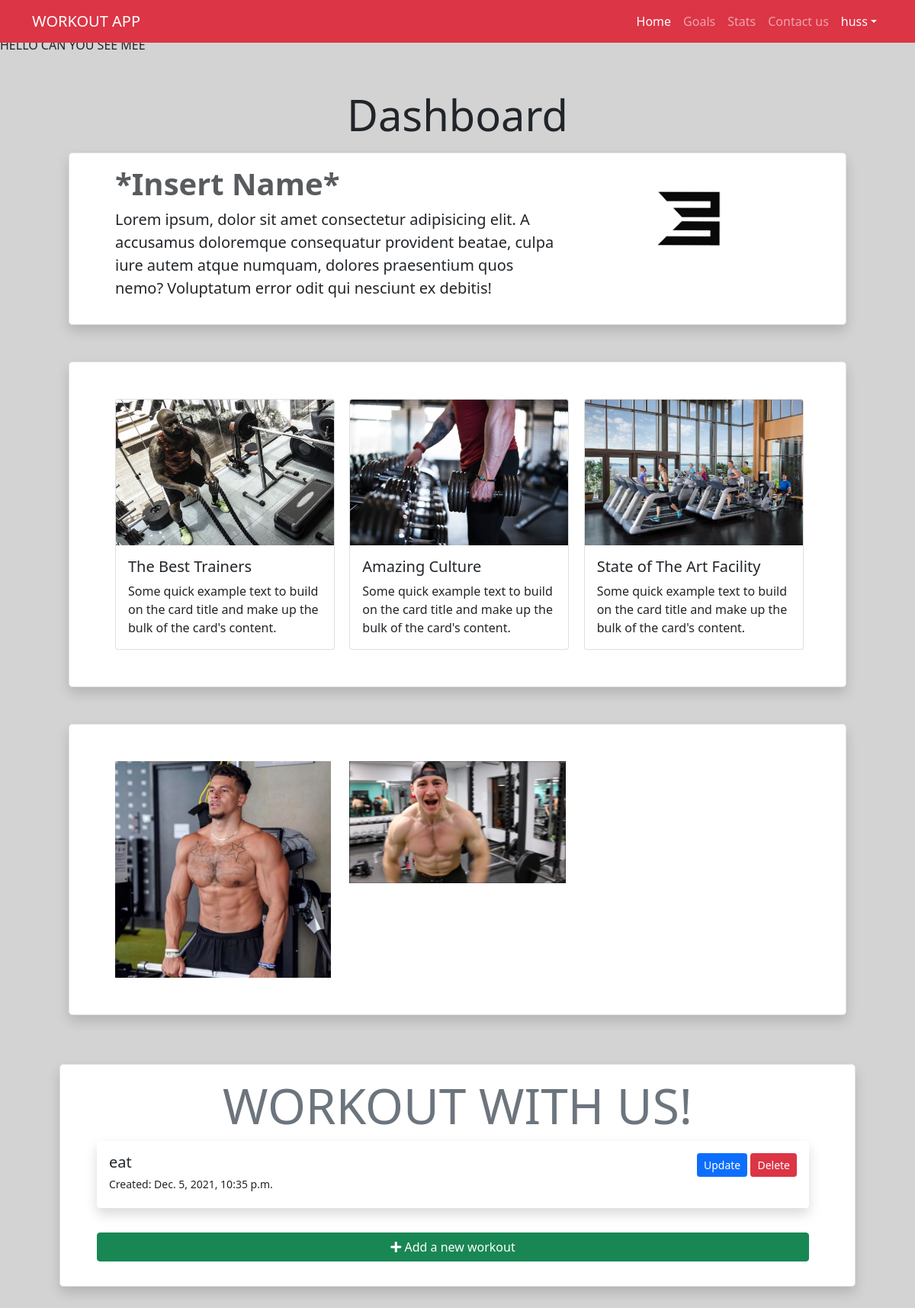
Before: / (signed in) with the older database file.
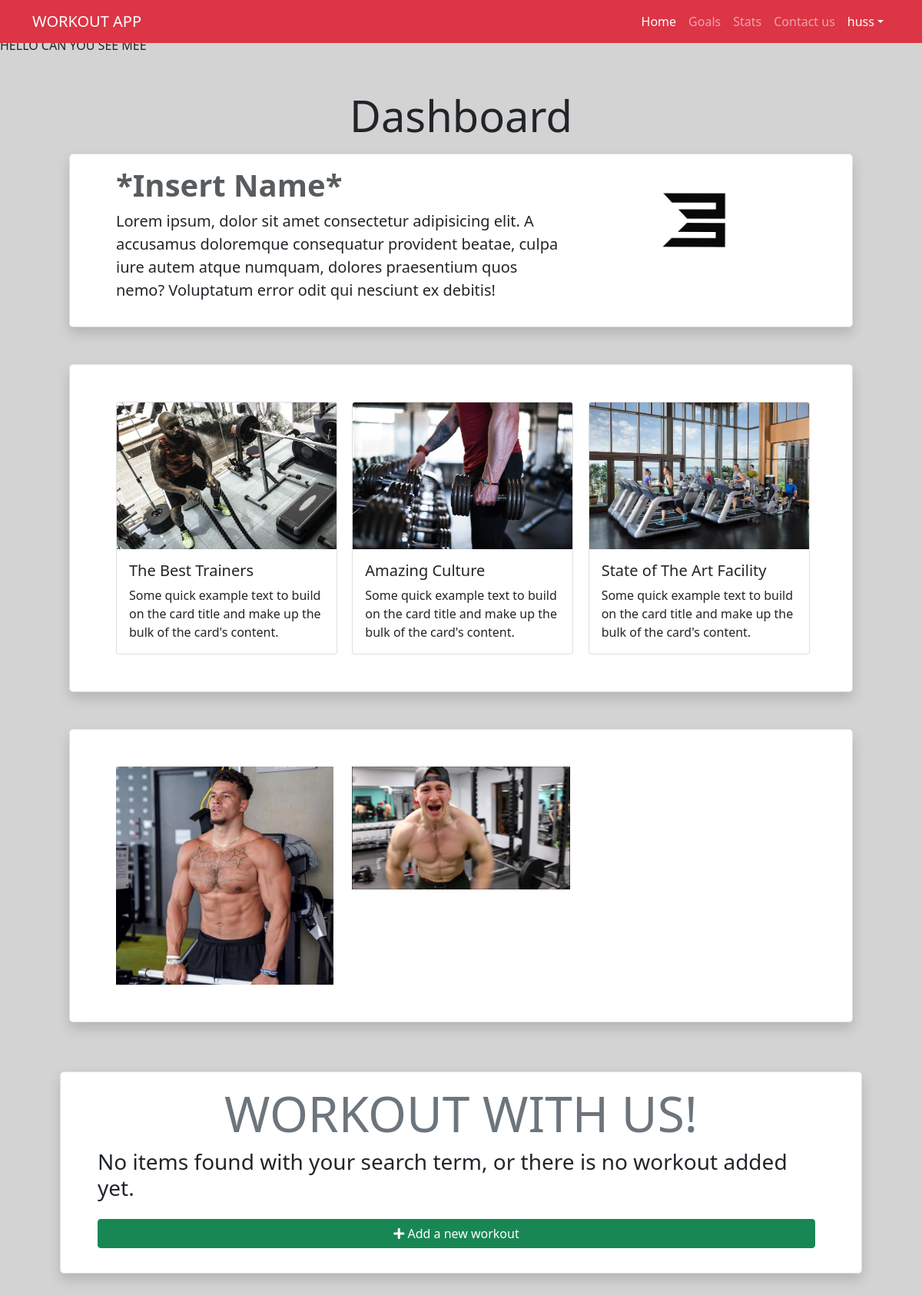
After: the same page with the newer database file.
### workout/models.py (models this page shows)
class Workout(models.Model):
    user = models.ForeignKey(User, on_delete=models.CASCADE)
    workout = models.CharField(max_length=200)
    created_at = models.DateTimeField(auto_now_add=True, blank=True)
    def __str__(self):
        return self.workout

### workout/views.py (the view)
# urls.py: path('', views.index, name="index"),
@login_required(login_url='login')
def index(request):
    workouts = Workout.objects.filter(user=request.user)
    context = {'workouts': workouts}
    return render(request, 'workout/index.html', context)

### templates/workout/index.html (shortened to what this page needs)
{% extends 'base.html' %}
{% load static %}
{% block body %}
<h1 class="display-4 text-center">Dashboard</h1>
<div class="border rounded-3 row bg-white my-3 py-3 px-5 mx-5 shadow p-3 mb-5 bg-body rounded">
  <div class="col-lg-8" id="left-column">
    <h1 class="fw-bold text-dark text-opacity-75">*Insert Name*</h1>
    <p class="lead">
      Lorem ipsum, dolor sit amet consectetur adipisicing elit. A accusamus
      doloremque consequatur provident beatae, culpa iure autem atque numquam,
      dolores praesentium quos nemo? Voluptatum error odit qui nesciunt ex
      debitis!
    </p>
  </div>
  <div class="col-lg-4" id="right-column"><img src="{% static 'css/images/be.png' %}" class="img-fluid bg-white" alt=""></div>
</div>
  <div class="row border rounded-3 row bg-white my-3 py-3 px-5 mx-5 shadow p-5 mb-5 pt-5 pb-5 bg-body rounded">
    <div class="col-lg-4" id="left-column">
      <div class="card" style="width: 18rem;">
        <img class="card-img-top" src="{% static 'css/images/pic3.jpeg' %}" alt="Card image cap">
        <div class="card-body">
          <h5 class="card-title">The Best Trainers</h5>
          <p class="card-text">Some quick example text to build on the card title and make up the bulk of the card's content.</p>
        </div>
      </div>
</div>
<div class="col-lg-4" id="mid-column">
  <div class="card" style="width: 18rem;">
    <img class="card-img-top" src="{% static 'css/images/weight.jpeg' %}" alt="Card image cap">
    <div class="card-body">
      <h5 class="card-title">Amazing Culture</h5>
      <p class="card-text">Some quick example text to build on the card title and make up the bulk of the card's content.</p>
    </div>
  </div>
</div>
<div class="col-lg-4" id="right-column">
  <div class="card" style="width: 18rem;">
    <img class="card-img-top" src="{% static 'css/images/facilities.jpeg' %}" alt="Card image cap">
    <div class="card-body">
      <h5 class="card-title">State of The Art Facility</h5>
      <p class="card-text">Some quick example text to build on the card title and make up the bulk of the card's content.</p>
    </div>
  </div>
</div>
</div>
<div class="border rounded-3 row bg-white my-5 py-5 px-5 mx-5 shadow p-5 mb-5 mt-5 pt-5 bg-body rounded mt-3 pt-3">
  <div class="col-lg-4"><img  src="{% static 'css/images/ant.jpeg' %}" class="img-fluid" alt=""></div>
  <div class="col-lg-4"><img  src="{% static 'css/images/josh.jpeg' %}" class="img-fluid" alt=""></div>
  <div class="col-lg-4"></div>
</div>
<div class="row justify-content-center">
  <div
    class="col-lg border bg-white border rounded-3 row bg-white my-3 py-3 px-5 mx-5 shadow p-3 mb-5 rounded"
  >
    <h1 class="display-3 text-center text-secondary text-uppercase">
      Workout With Us!
    </h1>
    <div class="list-group">
      {% for workout in workouts %}
      <div class="task shadow p-3 mb-3 bg-body rounded">
        <div class="row">
          <div class="col-lg-9 col-7">
            <h5 class="mb-1">{{ workout }}</h5>
            <p class="my-1">
              <small>Created: {{ workout.created_at }}</small>
            </p>
          </div>
          <div class="col-lg-3 col-5 text-end">
            <a
              href="{% url 'update_workout' workout.id %}"
              class="btn btn-primary btn-sm"
              >Update</a
            >
            <a
              href="{% url 'delete_workout' workout.id %}"
              class="btn btn-danger btn-sm"
              >Delete</a
            >
          </div>
        </div>
      </div>
      {% empty %}
      <h3>
        No items found with your search term, or there is no workout added yet.
      </h3>
      {% endfor %}
      <a href="{% url 'create_workout' %}" class="btn btn-success my-3"
      ><i class="fas fa-plus"></i> Add a new workout</a
    >
    </div>
  </div>
</div>
{% endblock %}

### templates/base.html (shortened to what this page needs)
{% load static %}
<!Doctype html>
<html lang="en">
<head>
    <h6>HELLO CAN YOU SEE MEE</h6>
    <link href="https://cdn.jsdelivr.net/npm/bootstrap@5.1.3/dist/css/bootstrap.min.css" rel="stylesheet">
    <link rel="stylesheet" href="https://cdnjs.cloudflare.com/ajax/libs/font-awesome/5.15.1/css/all.min.css">
    <link rel="stylesheet" href="{% static 'css/styles.css' %}">
</head>
<body>
<nav class="navbar navbar-expand-lg navbar-dark bg-danger fixed-top ">
    <div class="container">
        <a class="navbar-brand" href="{% url 'index' %}">WORKOUT APP</a>
        <div class="collapse navbar-collapse" id="navbarSupportedContent">
            <ul class="navbar-nav ms-auto mb-2 mb-lg-0">
                <li class="nav-item">
                    <a class="nav-link active" aria-current="page" href="#">Home</a>
                </li>
                <li class="nav-item">
                    <a class="nav-link" href="#">Goals</a>
                </li>
                <li class="nav-item">
                    <a class="nav-link" href="#">Stats</a>
                </li>
                <li class="nav-item">
                    <a class="nav-link" href="{% url 'contact' %}">Contact us</a>
                </li>
                {% if user.is_authenticated %}
                    <li class="nav-item dropdown">
                        <a class="nav-link dropdown-toggle active" data-bs-toggle="dropdown" href="#"
                           role="button" aria-expanded="false">{{  user.username}}</a>
                    </li>
                    </ul>
                {% else %}
                    <a class="btn btn-light" href={% url 'login' %}>Login</a>
                    <div class="m-2"></div>
                    <a class="btn btn-light" href={% url 'register' %}>Register</a>
                {% endif %}
        </div>
    </div>
</nav>
<div class="container my-5">
    {% block body %}
    {% endblock %}
</div>
</body>
</html>

### static/css/styles.css (style rules this page uses)
body { background-color: lightgray; padding-top: 50px; }

Changed rows visible on the page:
removed Workout: workout "eat", created_at "Dec. 5, 2021, 10:35 p.m."
Other visible differences:
text now shown: "No items found with your search term, or there is no workout added yet."
